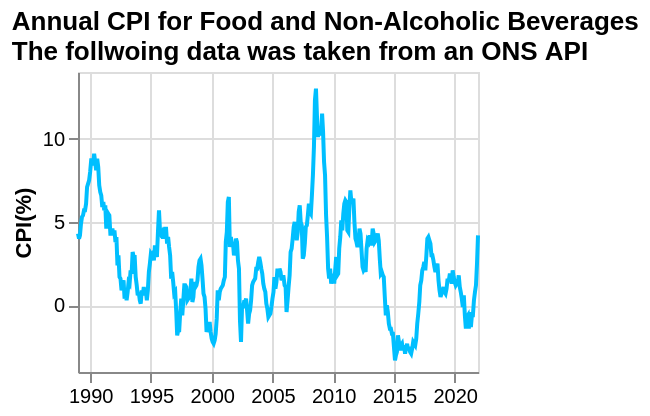

Write a Vega-Lite specification for this figure.
### Vega-Lite specification from a JSON file in a GitHub repository (floating-point values rounded to 4 significant figures; data arrays with more than 128 entries replaced by an {"elided": "..."} marker saying what was removed)
{"$schema": "https://vega.github.io/schema/vega-lite/v5.json", "title": {"text": "Annual CPI for Food and Non-Alcoholic Beverages", "subtitle": "The follwoing data was taken from an ONS API", "subtitleFontStyle": "Ubuntu", "anchor": "start", "color": "black"}, "data": {"values": {"elided": "405 records"}}, "height": 150, "width": 200, "mark": {"type": "line", "color": "#00BFFF", "strokeWidth": 2, "opacity": 1}, "transform": [{"filter": "datum.year>minYear"}, {"filter": "datum.year<maxYear"}], "params": [{"name": "minYear", "value": 1980, "bind": {"input": "range", "min": 1980, "max": 2022, "step": 1, "name": "Start year:"}}, {"name": "maxYear", "value": 2022, "bind": {"input": "range", "min": 1980, "max": 2022, "step": 1, "name": "End year:"}}], "encoding": {"x": {"field": "date", "type": "temporal", "axis": {"labelAngle": 0}, "title": ""}, "y": {"field": "value", "type": "quantitative", "title": "CPI(%)"}}}
